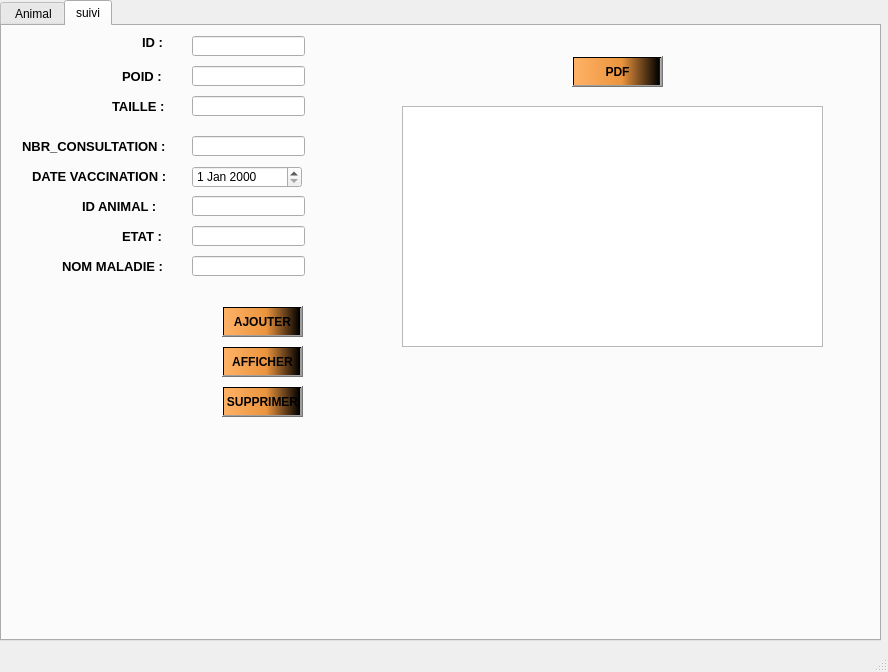
<?xml version="1.0" encoding="UTF-8"?>
<ui version="4.0">
 <class>MainWindow</class>
 <widget class="QMainWindow" name="MainWindow">
  <property name="geometry">
   <rect>
    <x>0</x>
    <y>0</y>
    <width>888</width>
    <height>672</height>
   </rect>
  </property>
  <property name="windowTitle">
   <string>MainWindow</string>
  </property>
  <widget class="QWidget" name="centralwidget">
   <widget class="QTabWidget" name="tabWidget">
    <property name="geometry">
     <rect>
      <x>0</x>
      <y>0</y>
      <width>881</width>
      <height>641</height>
     </rect>
    </property>
    <property name="currentIndex">
     <number>1</number>
    </property>
    <widget class="QWidget" name="tab">
     <attribute name="title">
      <string> Animal</string>
     </attribute>
     <widget class="QTableView" name="tableView">
      <property name="geometry">
       <rect>
        <x>410</x>
        <y>140</y>
        <width>401</width>
        <height>241</height>
       </rect>
      </property>
     </widget>
     <widget class="QPushButton" name="Afficher">
      <property name="geometry">
       <rect>
        <x>150</x>
        <y>300</y>
        <width>81</width>
        <height>31</height>
       </rect>
      </property>
      <property name="font">
       <font>
        <pointsize>9</pointsize>
        <weight>75</weight>
        <bold>true</bold>
       </font>
      </property>
      <property name="styleSheet">
       <string notr="true">background-color: qlineargradient(spread:pad, x1:0, y1:0, x2:1, y2:0, stop:0 rgba(255, 178, 102, 255), stop:0.55 rgba(235, 148, 61, 255), stop:0.98 rgba(0, 0, 0, 255), stop:1 rgba(0, 0, 0, 0));</string>
      </property>
      <property name="text">
       <string>AFFICHER</string>
      </property>
     </widget>
     <widget class="QLineEdit" name="lineEdit_prix">
      <property name="geometry">
       <rect>
        <x>120</x>
        <y>100</y>
        <width>113</width>
        <height>20</height>
       </rect>
      </property>
     </widget>
     <widget class="QLabel" name="label_age">
      <property name="geometry">
       <rect>
        <x>70</x>
        <y>70</y>
        <width>41</width>
        <height>20</height>
       </rect>
      </property>
      <property name="font">
       <font>
        <pointsize>10</pointsize>
        <weight>75</weight>
        <bold>true</bold>
       </font>
      </property>
      <property name="text">
       <string>AGE : </string>
      </property>
     </widget>
     <widget class="QLineEdit" name="lineEdit_race">
      <property name="geometry">
       <rect>
        <x>120</x>
        <y>160</y>
        <width>113</width>
        <height>20</height>
       </rect>
      </property>
     </widget>
     <widget class="QLabel" name="label_nom">
      <property name="geometry">
       <rect>
        <x>60</x>
        <y>130</y>
        <width>47</width>
        <height>13</height>
       </rect>
      </property>
      <property name="font">
       <font>
        <pointsize>10</pointsize>
        <weight>75</weight>
        <bold>true</bold>
       </font>
      </property>
      <property name="text">
       <string>NOM : </string>
      </property>
     </widget>
     <widget class="QLineEdit" name="lineEdit_sexe">
      <property name="geometry">
       <rect>
        <x>120</x>
        <y>190</y>
        <width>113</width>
        <height>20</height>
       </rect>
      </property>
     </widget>
     <widget class="QPushButton" name="Supprimer">
      <property name="geometry">
       <rect>
        <x>150</x>
        <y>340</y>
        <width>81</width>
        <height>31</height>
       </rect>
      </property>
      <property name="font">
       <font>
        <pointsize>9</pointsize>
        <weight>75</weight>
        <bold>true</bold>
       </font>
      </property>
      <property name="styleSheet">
       <string notr="true">background-color: qlineargradient(spread:pad, x1:0, y1:0, x2:1, y2:0, stop:0 rgba(255, 178, 102, 255), stop:0.55 rgba(235, 148, 61, 255), stop:0.98 rgba(0, 0, 0, 255), stop:1 rgba(0, 0, 0, 0));</string>
      </property>
      <property name="text">
       <string>SUPPRIMER</string>
      </property>
     </widget>
     <widget class="QLabel" name="label_id">
      <property name="geometry">
       <rect>
        <x>80</x>
        <y>40</y>
        <width>31</width>
        <height>16</height>
       </rect>
      </property>
      <property name="font">
       <font>
        <pointsize>10</pointsize>
        <weight>75</weight>
        <bold>true</bold>
       </font>
      </property>
      <property name="text">
       <string>ID : </string>
      </property>
     </widget>
     <widget class="QPushButton" name="Ajouter">
      <property name="geometry">
       <rect>
        <x>150</x>
        <y>260</y>
        <width>81</width>
        <height>31</height>
       </rect>
      </property>
      <property name="font">
       <font>
        <pointsize>9</pointsize>
        <weight>75</weight>
        <bold>true</bold>
       </font>
      </property>
      <property name="styleSheet">
       <string notr="true">background-color: qlineargradient(spread:pad, x1:0, y1:0, x2:1, y2:0, stop:0 rgba(255, 178, 102, 255), stop:0.55 rgba(235, 148, 61, 255), stop:0.98 rgba(0, 0, 0, 255), stop:1 rgba(0, 0, 0, 0));</string>
      </property>
      <property name="text">
       <string>ADD</string>
      </property>
     </widget>
     <widget class="QLabel" name="label_race">
      <property name="geometry">
       <rect>
        <x>60</x>
        <y>160</y>
        <width>51</width>
        <height>20</height>
       </rect>
      </property>
      <property name="font">
       <font>
        <pointsize>10</pointsize>
        <weight>75</weight>
        <bold>true</bold>
       </font>
      </property>
      <property name="text">
       <string>RACE : </string>
      </property>
     </widget>
     <widget class="QLineEdit" name="lineEdit_nom">
      <property name="geometry">
       <rect>
        <x>120</x>
        <y>130</y>
        <width>113</width>
        <height>20</height>
       </rect>
      </property>
     </widget>
     <widget class="QLabel" name="label_prix">
      <property name="geometry">
       <rect>
        <x>60</x>
        <y>100</y>
        <width>51</width>
        <height>20</height>
       </rect>
      </property>
      <property name="font">
       <font>
        <pointsize>10</pointsize>
        <weight>75</weight>
        <bold>true</bold>
       </font>
      </property>
      <property name="text">
       <string>PRIX : </string>
      </property>
     </widget>
     <widget class="QLineEdit" name="lineEdit_age">
      <property name="geometry">
       <rect>
        <x>120</x>
        <y>70</y>
        <width>113</width>
        <height>20</height>
       </rect>
      </property>
     </widget>
     <widget class="QLabel" name="label_sexe">
      <property name="geometry">
       <rect>
        <x>60</x>
        <y>190</y>
        <width>51</width>
        <height>20</height>
       </rect>
      </property>
      <property name="font">
       <font>
        <pointsize>10</pointsize>
        <weight>75</weight>
        <bold>true</bold>
       </font>
      </property>
      <property name="text">
       <string>SEXE : </string>
      </property>
     </widget>
     <widget class="QLineEdit" name="lineEdit_id">
      <property name="geometry">
       <rect>
        <x>120</x>
        <y>40</y>
        <width>113</width>
        <height>20</height>
       </rect>
      </property>
     </widget>
     <widget class="QLabel" name="label_animal">
      <property name="geometry">
       <rect>
        <x>90</x>
        <y>10</y>
        <width>47</width>
        <height>14</height>
       </rect>
      </property>
      <property name="text">
       <string/>
      </property>
     </widget>
     <widget class="QLabel" name="label_3">
      <property name="geometry">
       <rect>
        <x>410</x>
        <y>40</y>
        <width>91</width>
        <height>31</height>
       </rect>
      </property>
      <property name="font">
       <font>
        <pointsize>9</pointsize>
        <weight>75</weight>
        <bold>true</bold>
       </font>
      </property>
      <property name="styleSheet">
       <string notr="true">background-color: qlineargradient(spread:pad, x1:0, y1:0, x2:1, y2:0, stop:0 rgba(255, 178, 102, 255), stop:0.55 rgba(235, 148, 61, 255), stop:0.98 rgba(0, 0, 0, 255), stop:1 rgba(0, 0, 0, 0));</string>
      </property>
      <property name="text">
       <string>RECHERCHE</string>
      </property>
     </widget>
     <widget class="QLineEdit" name="txt_recherche_animal">
      <property name="geometry">
       <rect>
        <x>610</x>
        <y>50</y>
        <width>113</width>
        <height>20</height>
       </rect>
      </property>
     </widget>
     <widget class="QLabel" name="label_critere">
      <property name="geometry">
       <rect>
        <x>510</x>
        <y>50</y>
        <width>101</width>
        <height>20</height>
       </rect>
      </property>
      <property name="font">
       <font>
        <pointsize>10</pointsize>
        <weight>75</weight>
        <bold>true</bold>
       </font>
      </property>
      <property name="text">
       <string>votre critere : </string>
      </property>
     </widget>
     <widget class="QPushButton" name="Tr_Animal">
      <property name="geometry">
       <rect>
        <x>410</x>
        <y>90</y>
        <width>91</width>
        <height>31</height>
       </rect>
      </property>
      <property name="font">
       <font>
        <pointsize>9</pointsize>
        <weight>75</weight>
        <bold>true</bold>
       </font>
      </property>
      <property name="styleSheet">
       <string notr="true">background-color: qlineargradient(spread:pad, x1:0, y1:0, x2:1, y2:0, stop:0 rgba(255, 178, 102, 255), stop:0.55 rgba(235, 148, 61, 255), stop:0.98 rgba(0, 0, 0, 255), stop:1 rgba(0, 0, 0, 0));</string>
      </property>
      <property name="text">
       <string>TRI</string>
      </property>
     </widget>
     <widget class="QLabel" name="label_date">
      <property name="geometry">
       <rect>
        <x>30</x>
        <y>220</y>
        <width>81</width>
        <height>20</height>
       </rect>
      </property>
      <property name="font">
       <font>
        <pointsize>10</pointsize>
        <weight>75</weight>
        <bold>true</bold>
       </font>
      </property>
      <property name="text">
       <string>Date achat :</string>
      </property>
     </widget>
     <widget class="QDateEdit" name="date_achat">
      <property name="geometry">
       <rect>
        <x>120</x>
        <y>220</y>
        <width>110</width>
        <height>22</height>
       </rect>
      </property>
     </widget>
     <widget class="QLabel" name="label_p_3">
      <property name="geometry">
       <rect>
        <x>-20</x>
        <y>70</y>
        <width>1071</width>
        <height>321</height>
       </rect>
      </property>
      <property name="text">
       <string/>
      </property>
     </widget>
     <zorder>label_p_3</zorder>
     <zorder>tableView</zorder>
     <zorder>Afficher</zorder>
     <zorder>lineEdit_prix</zorder>
     <zorder>label_age</zorder>
     <zorder>lineEdit_race</zorder>
     <zorder>label_nom</zorder>
     <zorder>lineEdit_sexe</zorder>
     <zorder>Supprimer</zorder>
     <zorder>label_id</zorder>
     <zorder>Ajouter</zorder>
     <zorder>label_race</zorder>
     <zorder>lineEdit_nom</zorder>
     <zorder>label_prix</zorder>
     <zorder>lineEdit_age</zorder>
     <zorder>label_sexe</zorder>
     <zorder>lineEdit_id</zorder>
     <zorder>label_animal</zorder>
     <zorder>label_3</zorder>
     <zorder>txt_recherche_animal</zorder>
     <zorder>label_critere</zorder>
     <zorder>Tr_Animal</zorder>
     <zorder>label_date</zorder>
     <zorder>date_achat</zorder>
    </widget>
    <widget class="QWidget" name="a">
     <attribute name="title">
      <string>suivi</string>
     </attribute>
     <widget class="QPushButton" name="Afficher_Fiche">
      <property name="geometry">
       <rect>
        <x>220</x>
        <y>320</y>
        <width>81</width>
        <height>31</height>
       </rect>
      </property>
      <property name="font">
       <font>
        <pointsize>9</pointsize>
        <weight>75</weight>
        <bold>true</bold>
       </font>
      </property>
      <property name="styleSheet">
       <string notr="true">background-color: qlineargradient(spread:pad, x1:0, y1:0, x2:1, y2:0, stop:0 rgba(255, 178, 102, 255), stop:0.55 rgba(235, 148, 61, 255), stop:0.98 rgba(0, 0, 0, 255), stop:1 rgba(0, 0, 0, 0));</string>
      </property>
      <property name="text">
       <string>AFFICHER</string>
      </property>
     </widget>
     <widget class="QTableView" name="tableView_2">
      <property name="geometry">
       <rect>
        <x>400</x>
        <y>80</y>
        <width>421</width>
        <height>241</height>
       </rect>
      </property>
     </widget>
     <widget class="QLabel" name="label_prix_2">
      <property name="geometry">
       <rect>
        <x>110</x>
        <y>70</y>
        <width>61</width>
        <height>20</height>
       </rect>
      </property>
      <property name="font">
       <font>
        <pointsize>10</pointsize>
        <weight>75</weight>
        <bold>true</bold>
       </font>
      </property>
      <property name="text">
       <string>TAILLE : </string>
      </property>
     </widget>
     <widget class="QDateEdit" name="date_fiche">
      <property name="geometry">
       <rect>
        <x>190</x>
        <y>140</y>
        <width>110</width>
        <height>22</height>
       </rect>
      </property>
     </widget>
     <widget class="QLabel" name="label_nom_2">
      <property name="geometry">
       <rect>
        <x>20</x>
        <y>110</y>
        <width>151</width>
        <height>20</height>
       </rect>
      </property>
      <property name="font">
       <font>
        <pointsize>10</pointsize>
        <weight>75</weight>
        <bold>true</bold>
       </font>
      </property>
      <property name="text">
       <string>NBR_CONSULTATION : </string>
      </property>
     </widget>
     <widget class="QLineEdit" name="lineEdit_nbr_fiche">
      <property name="geometry">
       <rect>
        <x>190</x>
        <y>110</y>
        <width>113</width>
        <height>20</height>
       </rect>
      </property>
     </widget>
     <widget class="QLineEdit" name="lineEdit_taille_fiche">
      <property name="geometry">
       <rect>
        <x>190</x>
        <y>70</y>
        <width>113</width>
        <height>20</height>
       </rect>
      </property>
     </widget>
     <widget class="QPushButton" name="Supprimer_fiche">
      <property name="geometry">
       <rect>
        <x>220</x>
        <y>360</y>
        <width>81</width>
        <height>31</height>
       </rect>
      </property>
      <property name="font">
       <font>
        <pointsize>9</pointsize>
        <weight>75</weight>
        <bold>true</bold>
       </font>
      </property>
      <property name="styleSheet">
       <string notr="true">background-color: qlineargradient(spread:pad, x1:0, y1:0, x2:1, y2:0, stop:0 rgba(255, 178, 102, 255), stop:0.55 rgba(235, 148, 61, 255), stop:0.98 rgba(0, 0, 0, 255), stop:1 rgba(0, 0, 0, 0));</string>
      </property>
      <property name="text">
       <string>SUPPRIMER</string>
      </property>
     </widget>
     <widget class="QLabel" name="label_4">
      <property name="geometry">
       <rect>
        <x>120</x>
        <y>40</y>
        <width>61</width>
        <height>20</height>
       </rect>
      </property>
      <property name="font">
       <font>
        <pointsize>10</pointsize>
        <weight>75</weight>
        <bold>true</bold>
       </font>
      </property>
      <property name="text">
       <string>POID : </string>
      </property>
     </widget>
     <widget class="QLineEdit" name="lineEdit_id_Fiche_animal">
      <property name="geometry">
       <rect>
        <x>190</x>
        <y>10</y>
        <width>113</width>
        <height>20</height>
       </rect>
      </property>
     </widget>
     <widget class="QLineEdit" name="lineEdit_poid_fiche">
      <property name="geometry">
       <rect>
        <x>190</x>
        <y>40</y>
        <width>113</width>
        <height>20</height>
       </rect>
      </property>
     </widget>
     <widget class="QLabel" name="label_id_2">
      <property name="geometry">
       <rect>
        <x>140</x>
        <y>10</y>
        <width>47</width>
        <height>13</height>
       </rect>
      </property>
      <property name="font">
       <font>
        <pointsize>10</pointsize>
        <weight>75</weight>
        <bold>true</bold>
       </font>
      </property>
      <property name="styleSheet">
       <string notr="true"/>
      </property>
      <property name="text">
       <string>ID : </string>
      </property>
     </widget>
     <widget class="QPushButton" name="Ajouter_FICHE">
      <property name="geometry">
       <rect>
        <x>220</x>
        <y>280</y>
        <width>81</width>
        <height>31</height>
       </rect>
      </property>
      <property name="font">
       <font>
        <pointsize>9</pointsize>
        <weight>75</weight>
        <bold>true</bold>
       </font>
      </property>
      <property name="styleSheet">
       <string notr="true">background-color: qlineargradient(spread:pad, x1:0, y1:0, x2:1, y2:0, stop:0 rgba(255, 178, 102, 255), stop:0.55 rgba(235, 148, 61, 255), stop:0.98 rgba(0, 0, 0, 255), stop:1 rgba(0, 0, 0, 0));
</string>
      </property>
      <property name="text">
       <string>AJOUTER</string>
      </property>
     </widget>
     <widget class="QLineEdit" name="lineEdit_id_animal_fiche">
      <property name="geometry">
       <rect>
        <x>190</x>
        <y>170</y>
        <width>113</width>
        <height>20</height>
       </rect>
      </property>
     </widget>
     <widget class="QLabel" name="label_nom_3">
      <property name="geometry">
       <rect>
        <x>30</x>
        <y>140</y>
        <width>141</width>
        <height>20</height>
       </rect>
      </property>
      <property name="font">
       <font>
        <pointsize>10</pointsize>
        <weight>75</weight>
        <bold>true</bold>
       </font>
      </property>
      <property name="text">
       <string>DATE VACCINATION :</string>
      </property>
     </widget>
     <widget class="QLabel" name="label_nom_4">
      <property name="geometry">
       <rect>
        <x>80</x>
        <y>170</y>
        <width>101</width>
        <height>20</height>
       </rect>
      </property>
      <property name="font">
       <font>
        <pointsize>10</pointsize>
        <weight>75</weight>
        <bold>true</bold>
       </font>
      </property>
      <property name="text">
       <string>ID ANIMAL : </string>
      </property>
     </widget>
     <widget class="QLabel" name="label_6">
      <property name="geometry">
       <rect>
        <x>120</x>
        <y>200</y>
        <width>51</width>
        <height>20</height>
       </rect>
      </property>
      <property name="font">
       <font>
        <pointsize>10</pointsize>
        <weight>75</weight>
        <bold>true</bold>
       </font>
      </property>
      <property name="text">
       <string>ETAT :</string>
      </property>
     </widget>
     <widget class="QLabel" name="label_7">
      <property name="geometry">
       <rect>
        <x>60</x>
        <y>230</y>
        <width>111</width>
        <height>20</height>
       </rect>
      </property>
      <property name="font">
       <font>
        <pointsize>10</pointsize>
        <weight>75</weight>
        <bold>true</bold>
       </font>
      </property>
      <property name="text">
       <string>NOM MALADIE :</string>
      </property>
     </widget>
     <widget class="QLineEdit" name="etat_text">
      <property name="geometry">
       <rect>
        <x>190</x>
        <y>200</y>
        <width>113</width>
        <height>20</height>
       </rect>
      </property>
     </widget>
     <widget class="QLineEdit" name="nom_maladie">
      <property name="geometry">
       <rect>
        <x>190</x>
        <y>230</y>
        <width>113</width>
        <height>20</height>
       </rect>
      </property>
     </widget>
     <widget class="QPushButton" name="PDF">
      <property name="geometry">
       <rect>
        <x>570</x>
        <y>30</y>
        <width>91</width>
        <height>31</height>
       </rect>
      </property>
      <property name="font">
       <font>
        <family>MS Shell Dlg 2</family>
        <pointsize>9</pointsize>
        <weight>75</weight>
        <italic>false</italic>
        <bold>true</bold>
       </font>
      </property>
      <property name="styleSheet">
       <string notr="true">background-color: qlineargradient(spread:pad, x1:0, y1:0, x2:1, y2:0, stop:0 rgba(255, 178, 102, 255), stop:0.55 rgba(235, 148, 61, 255), stop:0.98 rgba(0, 0, 0, 255), stop:1 rgba(0, 0, 0, 0));</string>
      </property>
      <property name="text">
       <string>PDF</string>
      </property>
     </widget>
     <widget class="QLabel" name="label_p">
      <property name="geometry">
       <rect>
        <x>-10</x>
        <y>120</y>
        <width>1071</width>
        <height>421</height>
       </rect>
      </property>
      <property name="text">
       <string/>
      </property>
     </widget>
     <widget class="QLabel" name="label_p_2">
      <property name="geometry">
       <rect>
        <x>860</x>
        <y>300</y>
        <width>551</width>
        <height>331</height>
       </rect>
      </property>
      <property name="text">
       <string/>
      </property>
     </widget>
     <zorder>label_p</zorder>
     <zorder>Afficher_Fiche</zorder>
     <zorder>tableView_2</zorder>
     <zorder>label_prix_2</zorder>
     <zorder>date_fiche</zorder>
     <zorder>label_nom_2</zorder>
     <zorder>lineEdit_nbr_fiche</zorder>
     <zorder>lineEdit_taille_fiche</zorder>
     <zorder>Supprimer_fiche</zorder>
     <zorder>label_4</zorder>
     <zorder>lineEdit_id_Fiche_animal</zorder>
     <zorder>lineEdit_poid_fiche</zorder>
     <zorder>label_id_2</zorder>
     <zorder>Ajouter_FICHE</zorder>
     <zorder>lineEdit_id_animal_fiche</zorder>
     <zorder>label_nom_3</zorder>
     <zorder>label_nom_4</zorder>
     <zorder>label_6</zorder>
     <zorder>label_7</zorder>
     <zorder>etat_text</zorder>
     <zorder>nom_maladie</zorder>
     <zorder>PDF</zorder>
     <zorder>label_p_2</zorder>
    </widget>
   </widget>
  </widget>
  <widget class="QMenuBar" name="menubar">
   <property name="geometry">
    <rect>
     <x>0</x>
     <y>0</y>
     <width>888</width>
     <height>22</height>
    </rect>
   </property>
  </widget>
  <widget class="QStatusBar" name="statusbar"/>
 </widget>
 <resources/>
 <connections/>
</ui>
